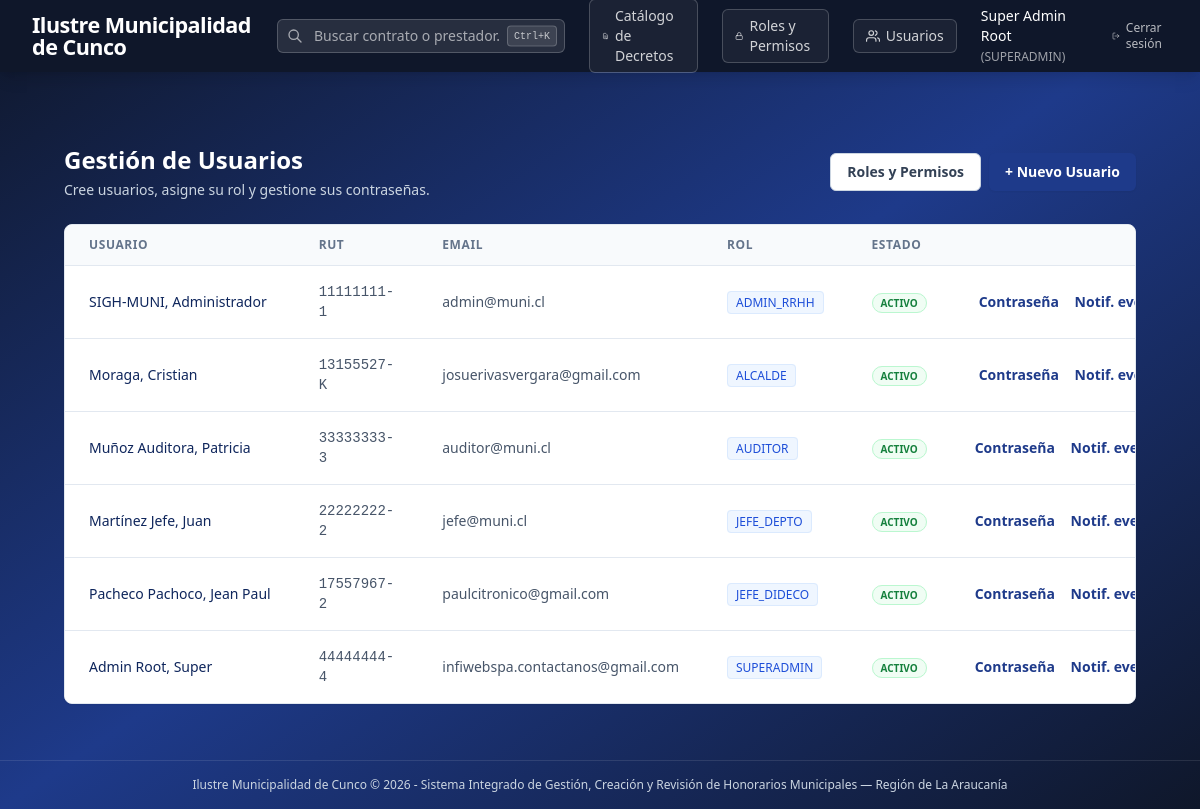
Screenshot of /admin/users (signed in) with the database file from the repository.
### app/models/user.py (models this page shows, shortened)
class User(db.Model):
    __tablename__ = 'users'
    id = db.Column(db.Integer, primary_key=True, autoincrement=True)
    rut = db.Column(db.String(20), nullable=False, unique=True)
    first_name = db.Column(db.String(100), nullable=False)
    last_name = db.Column(db.String(100), nullable=False)
    email = db.Column(db.String(120), nullable=False, unique=True)
    password_hash = db.Column(db.String(255), nullable=False)
    role = db.Column(db.String(50), nullable=False)  # SUPERADMIN, ADMIN_RRHH, JEFE_DEPTO, FINANZAS_CONTROL
    department_id = db.Column(db.Integer, db.ForeignKey('departments.id', ondelete='SET NULL'), nullable=True)
    is_active = db.Column(db.Integer, nullable=False, default=1)
    receive_email_notifications = db.Column(db.Integer, nullable=False, default=0)
    disabled_notifications = db.Column(db.Text, nullable=True)  # JSON list of action codes
    created_at = db.Column(db.DateTime, nullable=False, default=datetime.utcnow)

### app/routes/admin.py (the view)
@admin_bp.route('/users')
@login_required
@role_required('SUPERADMIN')
def users():
    all_users = User.query.order_by(User.role, User.last_name).all()
    from app.models.user import Department
    departments = Department.query.order_by(Department.code).all()
    role_names = [r.name for r in Role.query.order_by(Role.name).all()]
    return render_template('admin/users.html',
                           users=all_users,
                           departments=departments,
                           role_names=role_names)

### app/auth/utils.py (called while the page is built)
def login_required(f):
    @wraps(f)
    def decorated_function(*args, **kwargs):
        if 'user_id' not in session:
            flash('Debes iniciar sesión para acceder a esta sección.', 'warning')
            return redirect(url_for('auth.login', next=request.url))
        return f(*args, **kwargs)
    return decorated_function

def role_required(*allowed_roles):
    def decorator(f):
        @wraps(f)
        def decorated_function(*args, **kwargs):
            if 'user_id' not in session:
                flash('Debes iniciar sesión para acceder.', 'warning')
                return redirect(url_for('auth.login'))
            user_role = session.get('user_role')
            if user_role != 'SUPERADMIN' and user_role not in allowed_roles:
                flash('No tienes permisos suficientes para acceder a este módulo.', 'danger')
                return redirect(url_for('dashboard.index'))
            return f(*args, **kwargs)
        return decorated_function
    return decorator

def get_current_user():
    if 'user_id' in session:
        return User.query.get(session['user_id'])
    return None

### app/templates/admin/users.html (shortened to what this page needs)
{% extends 'base.html' %}
{% block content %}
<div class="max-w-7xl mx-auto px-4 sm:px-6 lg:px-8 py-8">
    <div class="mb-6 flex justify-between items-center">
        <div>
            <h1 class="text-2xl font-bold text-white">Gestión de Usuarios</h1>
            <p class="text-sm text-slate-300 mt-1">Cree usuarios, asigne su rol y gestione sus contraseñas.</p>
        </div>
        <div class="flex gap-2">
            <a href="{{ url_for('admin.roles') }}" class="px-4 py-2 bg-white border border-slate-300 rounded-md text-sm font-semibold text-slate-700 hover:bg-slate-50 transition-colors">
                Roles y Permisos
            </a>
            <button type="button" onclick="toggleNewUserForm()"
                class="px-4 py-2 bg-[#1e3a8a] hover:bg-[#0f265c] text-white rounded-md text-sm font-semibold shadow-sm transition-colors">
                + Nuevo Usuario
            </button>
        </div>
    </div>
    <div class="bg-white rounded-lg border border-slate-200 shadow-sm overflow-hidden">
        <table class="min-w-full divide-y divide-slate-200">
            <thead class="bg-slate-50">
                <tr>
                    <th class="px-6 py-3 text-left text-xs font-semibold text-slate-500 uppercase tracking-wider">Usuario</th>
                    <th class="px-6 py-3 text-left text-xs font-semibold text-slate-500 uppercase tracking-wider">RUT</th>
                    <th class="px-6 py-3 text-left text-xs font-semibold text-slate-500 uppercase tracking-wider">Email</th>
                    <th class="px-6 py-3 text-left text-xs font-semibold text-slate-500 uppercase tracking-wider">Rol</th>
                    <th class="px-6 py-3 text-left text-xs font-semibold text-slate-500 uppercase tracking-wider">Estado</th>
                    <th class="px-6 py-3 text-right text-xs font-semibold text-slate-500 uppercase tracking-wider">Acciones</th>
                </tr>
            </thead>
            <tbody class="bg-white divide-y divide-slate-200">
                {% for u in users %}
                <tr>
                    <td class="px-6 py-4 whitespace-nowrap">
                        <div class="text-sm font-medium text-[#0f265c]">{{ u.last_name }}, {{ u.first_name }}</div>
                    </td>
                    <td class="px-6 py-4 text-sm text-slate-600 font-mono">{{ u.rut }}</td>
                    <td class="px-6 py-4 text-sm text-slate-600">{{ u.email }}</td>
                    <td class="px-6 py-4 text-sm"><span class="px-2 py-0.5 rounded text-xs font-medium bg-blue-50 text-blue-700 border border-blue-100">{{ u.role }}</span></td>
                    <td class="px-6 py-4 text-sm">
                        {% if u.is_active %}
                        <span class="px-2 py-0.5 rounded-full text-[10px] font-semibold bg-green-50 text-green-700 border border-green-200">ACTIVO</span>
                        {% else %}
                        <span class="px-2 py-0.5 rounded-full text-[10px] font-semibold bg-slate-100 text-slate-500 border border-slate-200">INACTIVO</span>
                        {% endif %}
                    </td>
                    <td class="px-6 py-4 whitespace-nowrap text-right text-sm font-medium space-x-3">
                        <a href="{{ url_for('admin.users_password', user_id=u.id) }}" class="text-[#1e3a8a] hover:underline font-semibold">Contraseña</a>
                        <a href="{{ url_for('admin.users_notification_events', user_id=u.id) }}" class="text-[#1e3a8a] hover:underline font-semibold">Notif. eventos</a>
                    </td>
                </tr>
                {% endfor %}
            </tbody>
        </table>
    </div>
</div>
{% endblock %}

### rows the page displays
User: last_name "SIGH-MUNI", first_name "Administrador", rut "11111111-1", email "admin@muni.cl", role "ADMIN_RRHH", is_active "ACTIVO"
User: last_name "Moraga", first_name "Cristian", rut "13155527-K", email "josuerivasvergara@gmail.com", role "ALCALDE", is_active "ACTIVO"
User: last_name "Muñoz Auditora", first_name "Patricia", rut "33333333-3", email "auditor@muni.cl", role "AUDITOR", is_active "ACTIVO"
User: last_name "Martínez Jefe", first_name "Juan", rut "22222222-2", email "jefe@muni.cl", role "JEFE_DEPTO", is_active "ACTIVO"
User: last_name "Pacheco Pachoco", first_name "Jean Paul", rut "17557967-2", email "paulcitronico@gmail.com", role "JEFE_DIDECO", is_active "ACTIVO"
User: last_name "Admin Root", first_name "Super", rut "44444444-4", email "infiwebspa.contactanos@gmail.com", role "SUPERADMIN", is_active "ACTIVO"

### other values shown
{{ g.municipio_nombre | default('SIGH-MUNI') }} "Ilustre Municipalidad de Cunco"
{{ session.get('user_name') }} "Super Admin Root"
{{ session.get('user_role') }} "SUPERADMIN"
{{ g.municipio_region }} "Región de La Araucanía"
